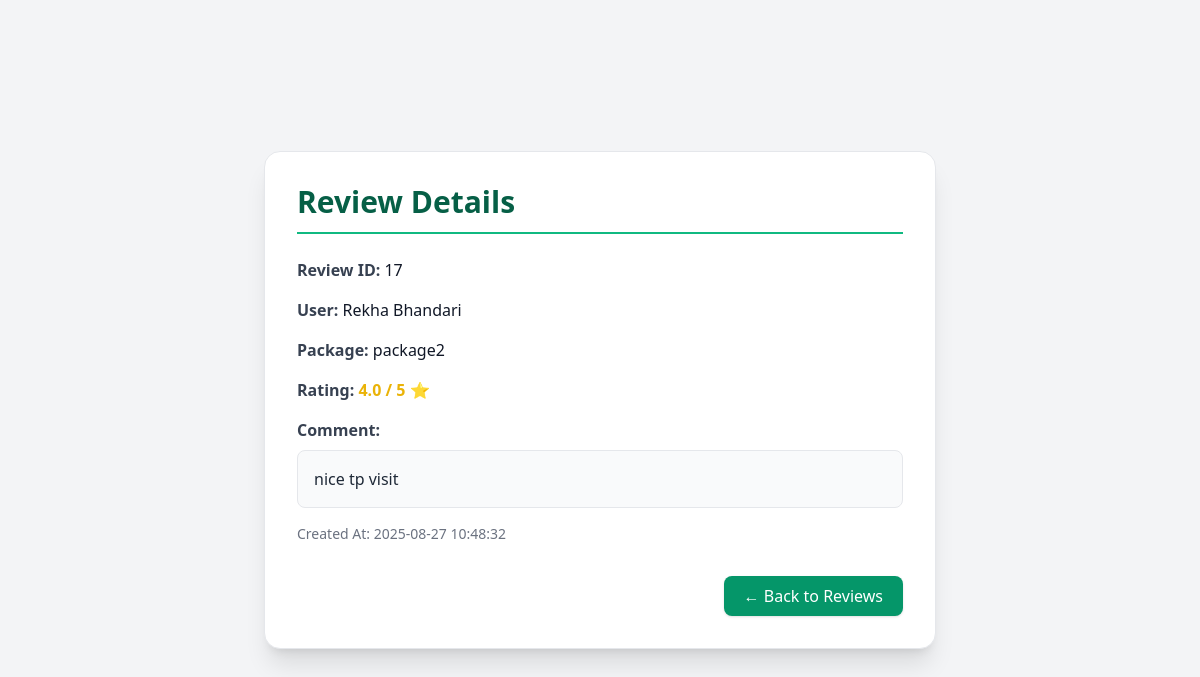
Screenshot of /admin/view_review.php?id=17 (signed in) with the database file from the repository.
### tables this page shows
CREATE TABLE `review` (
  `review_id` int(11) NOT NULL,
  `user_id` int(11) NOT NULL,
  `place_id` int(11) DEFAULT NULL,
  `package_id` int(11) DEFAULT NULL,
  `rating` decimal(3,1) NOT NULL,
  `comment` text DEFAULT NULL,
  `created_at` timestamp NOT NULL DEFAULT current_timestamp()
);

CREATE TABLE `package` (
  `package_id` int(11) NOT NULL,
  `created_by` int(11) NOT NULL,
  `place_id` int(11) NOT NULL,
  `title` varchar(255) NOT NULL,
  `description` text DEFAULT NULL,
  `price` decimal(10,2) DEFAULT NULL,
  `duration` int(11) DEFAULT NULL,
  `places_covered` text DEFAULT NULL,
  `status` varchar(50) DEFAULT NULL,
  `operator_id` int(11) DEFAULT NULL,
  `available_slots` int(11) DEFAULT NULL,
  `created_at` timestamp NOT NULL DEFAULT current_timestamp(),
  `updated_at` timestamp NOT NULL DEFAULT current_timestamp() ON UPDATE current_timestamp()
);

### admin/view_review.php (the view, shortened to what this page needs)
<?php
$conn = dbConnect();
$reviewId = isset($_GET['id']) ? intval($_GET['id']) : 0;
$stmt = $conn->prepare("
    SELECT r.review_id, r.rating, r.comment, r.created_at,
           CONCAT(u.first_name, ' ', u.last_name) AS user_fullname,
           p.title AS package_name
    FROM review r
    LEFT JOIN user u ON r.user_id = u.user_id
    LEFT JOIN package p ON r.package_id = p.package_id
    WHERE r.review_id = ?
");
$stmt->bind_param("i", $reviewId);
$stmt->execute();
$result = $stmt->get_result();
$review = $result->fetch_assoc();
?>
<!DOCTYPE html>
<html lang="en">
<head>
  <script src="https://cdn.tailwindcss.com"></script>
</head>
<body class="bg-gray-100">
<div class="min-h-screen flex items-center justify-center p-6">
  <div class="w-full max-w-2xl bg-white rounded-2xl shadow-xl border border-gray-200 p-8">
    <h2 class="text-3xl font-bold text-emerald-800 mb-6 border-b-2 border-emerald-500 pb-3">
      Review Details
    </h2>
    <div class="space-y-4 text-gray-700">
      <p><span class="font-semibold">Review ID:</span> <span class="text-gray-900"><?= $review['review_id'] ?></span></p>
      <p><span class="font-semibold">User:</span> <span class="text-gray-900"><?= htmlspecialchars($review['user_fullname']) ?></span></p>
      <p><span class="font-semibold">Package:</span> <span class="text-gray-900"><?= htmlspecialchars($review['package_name'] ?? '') ?></span></p>
      <p><span class="font-semibold">Rating:</span>
        <span class="text-yellow-500 font-bold">
          <?= htmlspecialchars($review['rating']) ?> / 5 ⭐
        </span>
      </p>
      <div>
        <span class="font-semibold">Comment:</span>
        <div class="mt-2 bg-gray-50 p-4 rounded-lg border border-gray-200 text-gray-800">
          <?= nl2br(htmlspecialchars($review['comment'])) ?>
        </div>
      </div>
      <p class="text-sm text-gray-500">Created At: <?= $review['created_at'] ?></p>
    </div>
    <div class="mt-8 flex justify-end">
      <a href="adminmanage_reviews.php"
         class="px-5 py-2 bg-emerald-600 text-white font-medium rounded-lg shadow hover:bg-emerald-700 transition">
        ← Back to Reviews
      </a>
    </div>
  </div>
</div>
</body>
</html>

### rows the page displays
review: review_id "17", package.title "package2", rating "4.0", comment "nice tp visit", created_at "2025-08-27 10:48:32"

### other values shown
$review['user_fullname'] "Rekha Bhandari"
